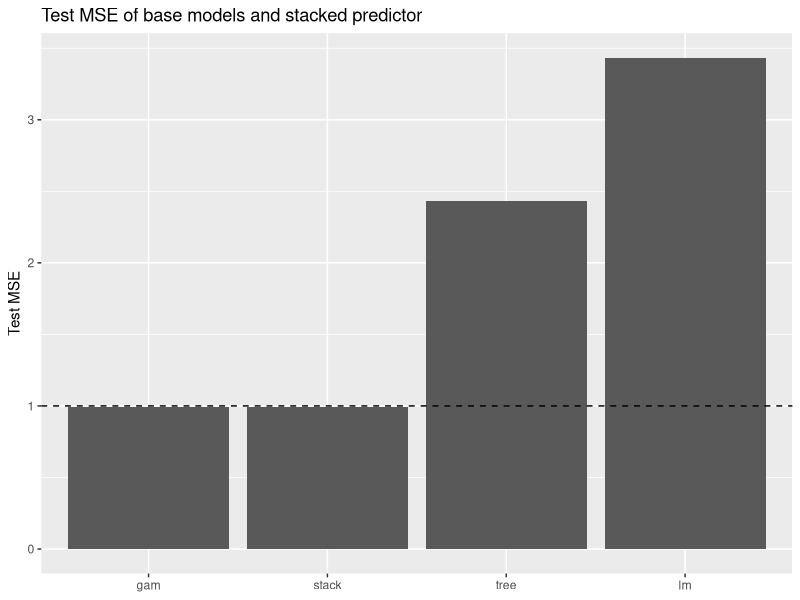
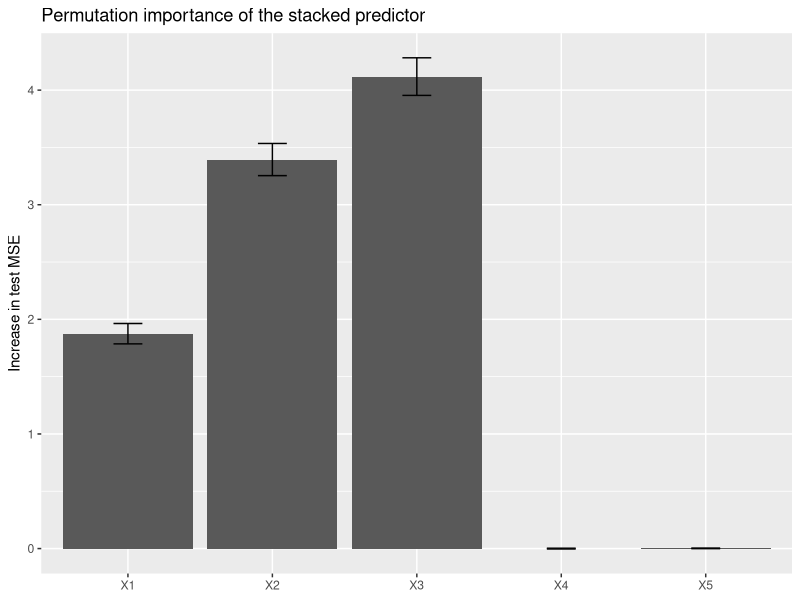

Source code (R) for these figures, in order:
###################################
########## Practical 6.5 ##########
###################################
library(tidyverse)
library(rpart)
library(mgcv)

sim_data <- function(n, seed = 2026)
{
  set.seed(seed)
  X <- matrix(rnorm(n * 5), ncol = 5, dimnames = list(NULL, paste0("X", 1:5)))
  epsilon <- rnorm(n)
  Y <- 2 + X[, "X1"] + 2 * sin(X[, "X2"]) + X[, "X3"]^2 + epsilon

  return(
    data.frame(X, Y = Y)
  )
}

#########
### a ###
#########
data_sim <- sim_data(3000, seed = 2026)

#########
### b ###
#########

# 70/30 train/test split
set.seed(2025)
train_idx <- sample(nrow(data_sim), size = 0.7 * nrow(data_sim))
train <- data_sim[train_idx, ]
test  <- data_sim[-train_idx, ]

# The three base models, as functions so they can be refitted on each CV fold
fit_lm   <- function(data) lm(Y ~ X1 + X2 + X3 + X4 + X5, data = data)
fit_tree <- function(data) rpart(Y ~ X1 + X2 + X3 + X4 + X5, data = data)
fit_gam  <- function(data) gam(Y ~ s(X1) + s(X2) + s(X3) + s(X4) + s(X5), data = data)

base_fitters <- list(lm = fit_lm, tree = fit_tree, gam = fit_gam)

# Fit each base model on the full training set
base_fits <- map(base_fitters, \(fit) fit(train))

#########
### c ###
#########

# Assign each training observation to one of K = 5 folds
K <- 5
folds <- sample(rep(1:K, length.out = nrow(train)))

# Out-of-fold predictions: for fold k, fit on the other folds and predict fold k
oof_pred <- matrix(NA, nrow(train), length(base_fitters),
                   dimnames = list(NULL, names(base_fitters)))

for (k in 1:K){
  in_fold <- folds == k
  for (m in names(base_fitters)){
    fit_k <- base_fitters[[m]](train[!in_fold, ])
    oof_pred[in_fold, m] <- predict(fit_k, newdata = train[in_fold, ])
  }
}

# Constrained least squares: minimise sum (Y - P w)^2 over w >= 0, sum(w) = 1.
# Parametrise w = softmax(theta), so the constraints hold automatically and we
# can use an unconstrained optimiser.
softmax <- function(theta) exp(theta) / sum(exp(theta))

stack_loss <- function(theta, P, y) mean((y - P %*% softmax(theta))^2)

opt <- optim(rep(0, ncol(oof_pred)), stack_loss, P = oof_pred, y = train$Y,
             method = "BFGS")
weights <- setNames(softmax(opt$par), colnames(oof_pred))
round(weights, 4)

# Conclusion (c):
# The weights are lm ~ 0.001, tree ~ 0.002, gam ~ 0.997. (Softmax can't reach exactly 0,
# so the tiny weights are effectively 0.)
# This makes sense: the true regression function is additive, 2 + x1 + 2 sin(x2) + x3^2,
# so the GAM is correctly specified. The lm misses sin and the square, and the tree is
# piecewise constant. Neither adds information the GAM doesn't already have.

#########
### d ###
#########

# Test-set predictions of the base models (fitted on all of train) and the stack
predict_base <- function(data) sapply(base_fits, \(fit) predict(fit, newdata = data))
predict_stack <- function(data) as.vector(predict_base(data) %*% weights)

test_preds <- data.frame(predict_base(test), stack = predict_stack(test))

# Test MSE per predictor
test_mse <- test_preds |>
  summarise(across(everything(), \(p) mean((test$Y - p)^2))) |>
  pivot_longer(everything(), names_to = "model", values_to = "mse") |>
  arrange(mse)
test_mse

ggplot(test_mse, aes(reorder(model, mse), mse)) +
  geom_col() +
  geom_hline(yintercept = 1, linetype = "dashed") + # Var(epsilon) = irreducible error
  labs(title = "Test MSE of base models and stacked predictor",
       x = NULL, y = "Test MSE")

# Permutation importance of the stack: shuffle one covariate in the test set,
# and record the increase in test MSE. Averaged over B shuffles.
B <- 20
mse_stack <- mean((test$Y - predict_stack(test))^2)

perm_importance <- map_dfr(paste0("X", 1:5), \(v) {
  increase <- map_dbl(1:B, \(b) {
    test_perm <- test
    test_perm[[v]] <- sample(test_perm[[v]])
    mean((test$Y - predict_stack(test_perm))^2) - mse_stack
  })
  tibble(variable = v, importance = mean(increase), sd = sd(increase))
}) |>
  mutate(relative = importance / sum(importance))
perm_importance

ggplot(perm_importance, aes(variable, importance)) +
  geom_col() +
  geom_errorbar(aes(ymin = importance - sd, ymax = importance + sd), width = 0.2) +
  labs(title = "Permutation importance of the stacked predictor",
       x = NULL, y = "Increase in test MSE")

# Conclusion (d):
# Test MSE: gam 0.995, stack 0.996, tree 2.43, lm 3.43. The stack is essentially the
# GAM, and both are at the irreducible error Var(epsilon) = 1.
# Here stacking can't beat its best component, because one component is already
# (almost) the true model. It just picks out that component automatically.
# Permutation importance (increase in test MSE): X3 ~ 4.1, X2 ~ 3.4, X1 ~ 1.9, while
# X4 and X5 are ~ 0.000 and 0.002 (within noise of 0). As shares of the total, that is
# X3 44%, X2 36%, X1 20%, and X4, X5 < 0.03%. So X4 and X5 have no importance, as expected.
# The ordering matches the true variance contributions:
# Var(X3^2) = 2, Var(2 sin(X2)) = 2(1 - e^-2) ~ 1.73, Var(X1) = 1.
# Permuting X_j removes its signal and adds an independent copy, which roughly doubles
# that variance contribution: ~4, ~3.5 and ~2.
